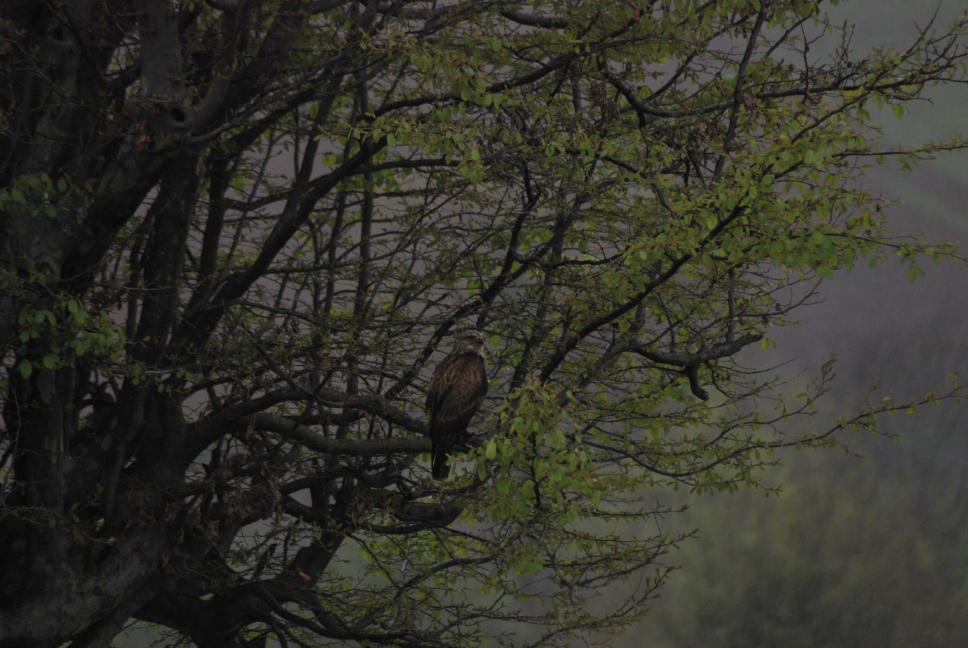
#> input picture HW1/q1/Results/britghtend image.jpg, 3872 x 2592 px, given in place of Enhance1.jpg, which was not available (shown at 1/4 size)
$ python q1_Enhancement.py
#> lines starting #> are read from the running program, lines starting #| are printed output that depends on the picture; pictures that were not available may be replaced by others from this repository, and a replacement may not be noted
from typing import final
from matplotlib import image
import numpy as np
import cv2
import matplotlib.pyplot as plt
import matplotlib.image as mpimg
from PIL import Image as im

# ---------------------------------


def hist_calculator(img: np.ndarray):

    h_r: np.ndarray = cv2.calcHist([img], [0], None, [256], [0, 256])
    h_g: np.ndarray = cv2.calcHist([img], [1], None, [256], [0, 256])
    h_b: np.ndarray = cv2.calcHist([img], [2], None, [256], [0, 256])

    return h_r, h_g, h_b


# -------------------------------
def com_calculator(hr, hg, hb, size):

    commulative_r = np.zeros([256])
    commulative_g = np.zeros([256])
    commulative_b = np.zeros([256])

    for x in range(0, 256, 1):

        commulative_r[x] = round((255)*np.sum(hr[0:x+1]/size))

        commulative_g[x] = round((255)*np.sum(hg[0:x+1]/size))

        commulative_b[x] = round((255)*np.sum(hb[0:x+1]/size))

    return commulative_r, commulative_g, commulative_b


# -------------------------------
def apply_changes(img: np.ndarray, com_r, com_g, com_b):

    [c1, c2, c3] = img.shape

    for y in range(0, c1):

        for g in range(0, c2):

            img[y, g, 0] = com_r[img[y, g, 0]]
            img[y, g, 1] = com_g[img[y, g, 1]]
            img[y, g, 2] = com_b[img[y, g, 2]]

    return img


# -----------------------------

def histogram_equalizer(img: np.ndarray, size):

    [h_r, h_g, h_b] = hist_calculator(img)

    [com_r, com_g, com_b] = com_calculator(h_r, h_g, h_b, size)

    result = apply_changes(img, com_r, com_g, com_b)

    return result


# ----------------------------------------------


def brightness(array1: np.ndarray):

    temporary = array1.copy()

    alpha = 0.06

    temporary[:, :, :] = 255 / \
        np.log10(1+255*alpha)*np.log10(1+alpha*temporary)

    return temporary

# explanation :
# step1 : using logarithm tranformation with alpha=0.03

# ----------------------------------------------


def contrast(array1: np.ndarray):

    temporary = array1.copy()

    mins = [np.min(array1[:, :, 0]), np.min(
        array1[:, :, 1]), np.min(array1[:, :, 2])]

    maxs = [np.max(array1[:, :, 0]), np.max(
        array1[:, :, 1]), np.max(array1[:, :, 2])]

    constants = -255*np.divide(mins, np.subtract(maxs, mins))
    slope = 255/(np.subtract(maxs, mins))

    temporary[:, :, 0] = slope[0]*array1[:, :, 0]+constants[0]
    temporary[:, :, 1] = slope[1]*array1[:, :, 1]+constants[1]
    temporary[:, :, 2] = slope[2]*array1[:, :, 2]+constants[2]

    return temporary
# explanation :
# step1 : find minimum and maximum value of pixels in each R,G,B matrices
# step2 : make linear tranformation function based on min and max
# step3 : transformation is y=ax+b , where a is slope and b is constant

# ------------------------------------------------


img = plt.imread('Enhance1.jpg')  # read image
#> img is the input picture: shape (2592, 3872, 3); mean R, G, B 51.8, 51.9, 43.2
arr1 = np.array(img)  # convert to array

[c1, c2, c3] = arr1.shape
#> c1 = 2592; c2 = 3872; c3 = 3
size = int(c1)*int(c2)
#> size = 10036224

# ------------------
image1 = brightness(arr1)
#> in brightness, `temporary[:, :, :] = 255 / \ np.log10(1+255*alpha)*np.log10(1+alpha*te..`:
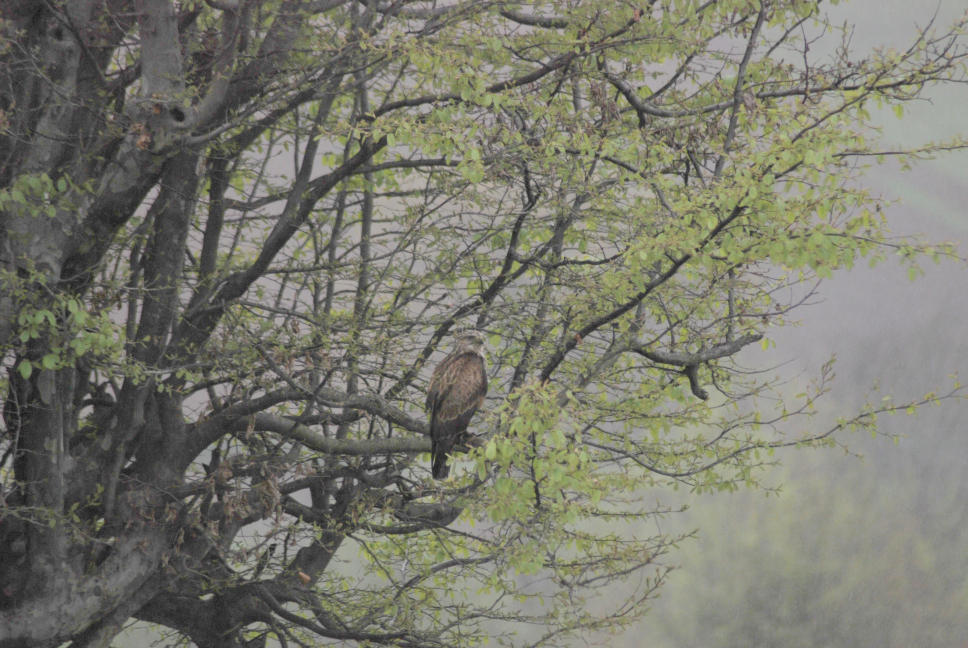
#> temporary: shape (2592, 3872, 3) (shown at 1/4 size); mean R, G, B 121.8, 121.8, 110.1
final_image1 = contrast(image1)
#> in contrast, `mins = [np.min(array1[:, :, 0]), np.min( array1[:, :, 1]), np.min(arra..`: mins = [0, 0, 0]
#> in contrast, `maxs = [np.max(array1[:, :, 0]), np.max( array1[:, :, 1]), np.max(arra..`: maxs = [214, 213, 210]
#> in contrast, `constants = -255*np.divide(mins, np.subtract(maxs, mins))`: constants = [0, 0, 0]
#> in contrast, `slope = 255/(np.subtract(maxs, mins))`: slope = [1.19, 1.2, 1.21]
#> in contrast, `temporary[:, :, 0] = slope[0]*array1[:, :, 0]+constants[0]`:
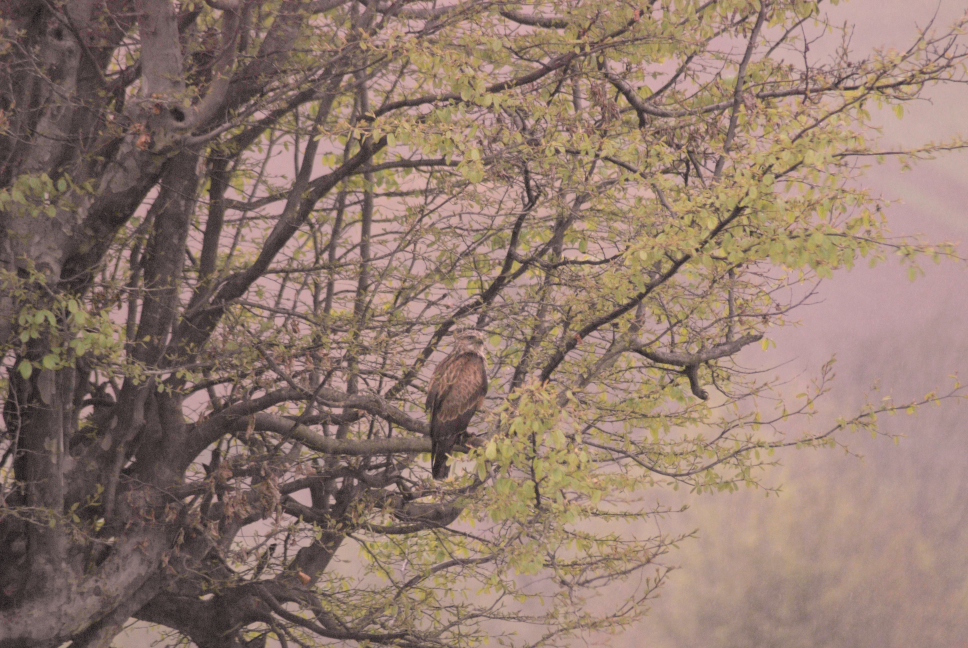
#> temporary: shape (2592, 3872, 3) (shown at 1/4 size); mean R, G, B 144.6, 121.8, 110.1
#> in contrast, `temporary[:, :, 1] = slope[1]*array1[:, :, 1]+constants[1]`:
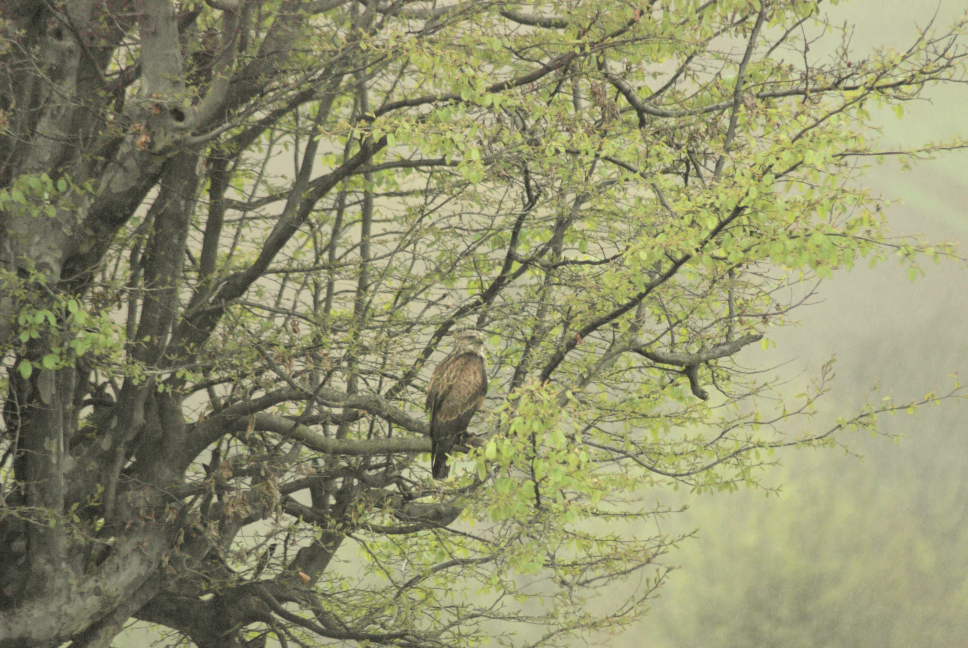
#> temporary: shape (2592, 3872, 3) (shown at 1/4 size); mean R, G, B 144.6, 145.3, 110.1
#> in contrast, `temporary[:, :, 2] = slope[2]*array1[:, :, 2]+constants[2]`:
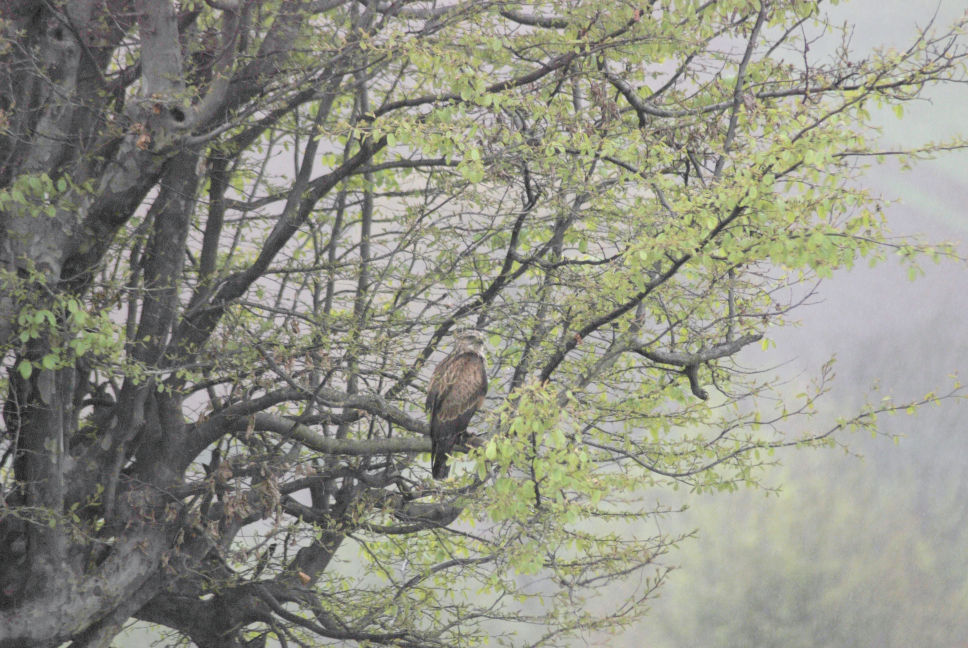
#> temporary: shape (2592, 3872, 3) (shown at 1/4 size); mean R, G, B 144.6, 145.3, 133.2
final_image2 = histogram_equalizer(image1, size)
#> in hist_calculator, `h_r: np.ndarray = cv2.calcHist([img], [0], None, [256], [0, 256])`: h_r = 256 values, max 228557 at index 166, min 0 at index 1, mean 39204
#> in hist_calculator, `h_g: np.ndarray = cv2.calcHist([img], [1], None, [256], [0, 256])`: h_g = 256 values, max 214616 at index 166, min 0 at index 1, mean 39204
#> in hist_calculator, `h_b: np.ndarray = cv2.calcHist([img], [2], None, [256], [0, 256])`: h_b = 256 values, max 206846 at index 90, min 0 at index 1, mean 39204
#> after the loop in com_calculator, `for x in range(0, 256, 1):`: commulative_b = 256 values from 0 to 255
#> after the loop in apply_changes, `for y in range(0, c1):`:
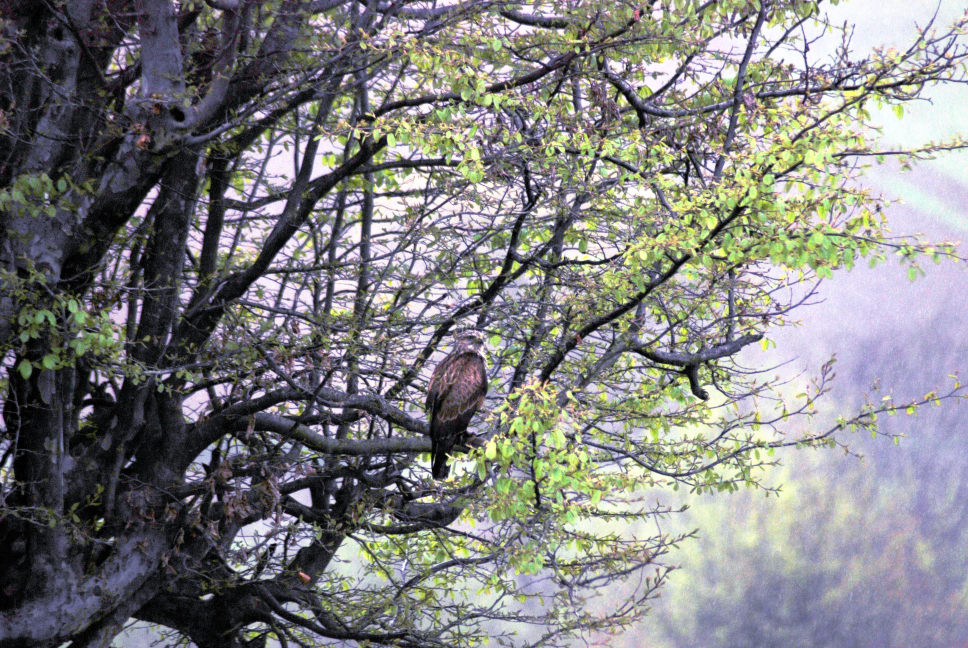
#> img: shape (2592, 3872, 3) (shown at 1/4 size); mean R, G, B 129.1, 129.1, 129.3


# ------------------
data = im.fromarray(final_image1)
data.save('res01(version1).jpg')  # save the result

data = im.fromarray(final_image2)
data.save('res01(version2).jpg')  # save the result


# ------------------

# showing image
plt.imshow(final_image1)
plt.title("final image(version1)")

plt.show()

plt.imshow(final_image2)
plt.title("final image(version2)")

plt.show()
